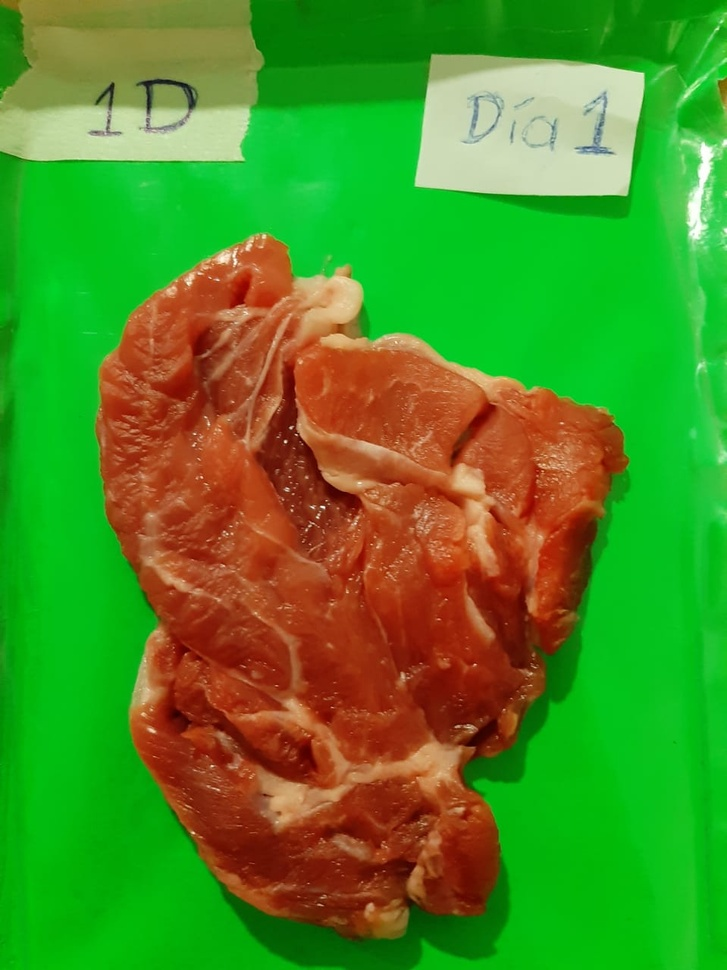
#> input picture segmentacion_carnes/Carnes_Clau/diezmillo1_dia1.jpeg, 727 x 970 px, shrunk from 959 x 1280 before the run, found by its file name
$ jupyter execute --allow-errors 'Primera_segmentación.ipynb'
#> lines starting #> are read from the running program, lines starting #| are printed output that depends on the picture; after the words box and inside, x2 and y2 are one past the last pixel; in counts of white or black regions, pixels touching at a corner belong together
[cell 1]
from google.colab import drive
drive.mount('/content/drive')

[cell 2]
#########################################Importar librerías###############################################################
import matplotlib.pyplot as plt
import matplotlib.image as mpimg
from mpl_toolkits.mplot3d import Axes3D
import numpy as np
import cv2

[cell 3]
############################################Funciones útiles#################################################################
#Componente más largo
def get_largest_component( msk ) :
    n_components , labels , stats , _ = cv2.connectedComponentsWithStats( msk.astype( np.uint8 ) , connectivity = 4 )
    max_area = 0
    for i in range( 1 , n_components ) :
        area = stats[ i , cv2.CC_STAT_AREA ]
        if area > max_area:
            max_area = area
            msk = labels == i
    return msk
##############################################################################################################################
#obtener imagén
def get_img( img_name ) :
    img = cv2.imread( img_name )
    img = cv2.cvtColor( img , cv2.COLOR_BGR2RGB,img )

    return img
##############################################################################################################################
def get_reds( img ) :
    hsv = cv2.cvtColor( img , cv2.COLOR_RGB2HSV )
    msk = np.bitwise_or( hsv[ :  , :  , 0 ] < 20 , hsv[ :  , :  , 0 ] > 160 )
    return msk
##############################################################################################################################

# [4 lines left out: function get_reds2, not called in this run]
##############################################################################################################################

def blackout( img , msk ) :
    hsv = cv2.cvtColor( img , cv2.COLOR_RGB2HSV )
    h , s , v = cv2.split( hsv )
    v[ msk ] = 0
    hsv = cv2.merge(( h , s , v ) )
    img = cv2.cvtColor( hsv , cv2.COLOR_HSV2RGB )
    return img
###############################################################################################################################
def transform(frame):
    #Obtener el tamaño de la imagen
    nrows, ncols, nch = frame.shape

    #Convertir imagen RGB a HSV
    #bgr = cv2.cvtColor(frame, cv2.COLOR_BGR2RGB)

    #Establecer los rangos donde encontramos los colores azules

    #momenos
    #upper = np.array([127, 100, 200])
    #lower = np.array([0, 0, 100])

    #solo verde
    #upper = np.array([255, 255, 70])
    #lower = np.array([0, 0, 0])

    upper = np.array([255, 255, 255])
    lower = np.array([0, 0, 100])

    #Encontrar los pixeles de la imagen azules

    mask = cv2.inRange(frame, lower, upper)
    #frame2 = cv2.dilate(frame,None, iterations=3)
    #Obtener y mostrar la imagen sólo con los píxeles azules
    frame_mask = cv2.bitwise_and(frame, frame, mask=mask)
    plt.figure()
    plt.imshow(mask,cmap='gray')
    plt.show()

    # Convertir la imagen de RGB a escala de grises
    gray = cv2.cvtColor(frame, cv2.COLOR_BGR2GRAY)
    frame_gray = np.copy(frame)
    frame_gray[:, :, 0] = gray
    frame_gray[:, :, 1] = gray
    frame_gray[:, :, 2] = gray
    # Obtener la imagen de grises solo de los pixeles que no son azules
    frame_gray = cv2.bitwise_and(frame_gray, frame_gray, mask=~mask)

    # Sumar la imagen de grises y de azules
    return frame_mask + frame_gray

img = cv2.imread('drive/My Drive/Carnes_Clau/diezmillo1/diezmillo1_dia1.jpeg')
#> img is the input picture: shape (970, 727, 3); mean B, G, R 36.6, 140.4, 76.7

#img = cv2.dilate(img,None, iterations=8)

plt.figure()
plt.imshow(cv2.cvtColor(img, cv2.COLOR_BGR2RGB))

plt.show()
img = transform(img)
#> in transform, `mask = cv2.inRange(frame, lower, upper)`:
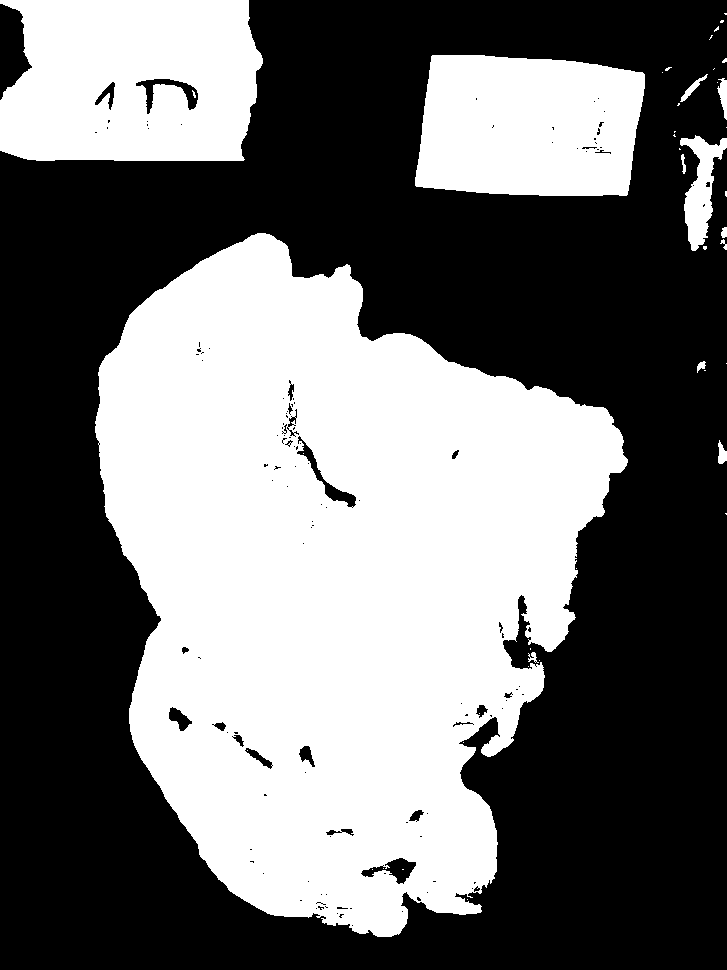
#> mask: shape (970, 727); 44.2% white; 44 white regions (32 under 20 px), largest, box (x1, y1, x2, y2) and area: (95, 233, 628, 937) 242343, (0, 0, 263, 161) 37527, (415, 55, 645, 196) 28589

#img = cv2.dilate(img,None, iterations=3)

plt.figure()
plt.imshow(cv2.cvtColor(img, cv2.COLOR_BGR2RGB))
plt.show()

cv2.waitKey(0)
cv2.destroyAllWindows()

[cell 4]
img_name = 'drive/My Drive/Carnes_Clau/diezmillo1/diezmillo1_dia1.jpeg'
img = get_img( img_name )
reds = get_reds( img )
plt.imshow( reds )
plt.show( )
meat = get_largest_component( reds )
#> in get_largest_component, `n_components , labels , stats , _ = cv2.connectedComponentsWithStats( ..`:
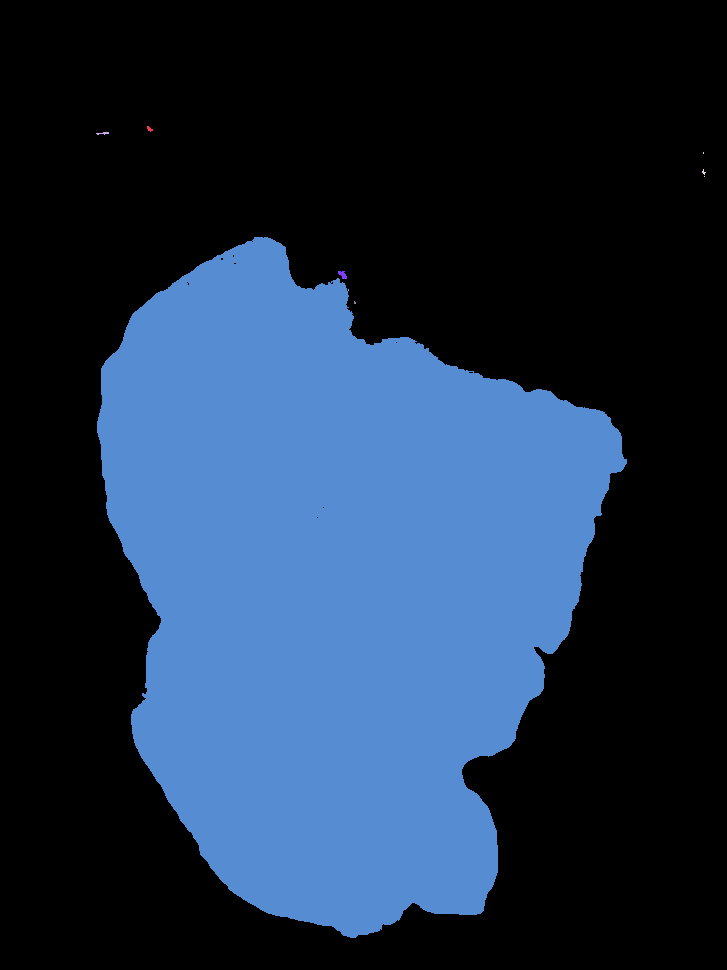
#> labels: shape (970, 727) int32; 10 distinct labels, from 0 to 9; one colour per label, 0 black
#> in get_largest_component, `n_components , labels , stats , _ = cv2.connectedComponentsWithStats( ..`: n_components = 10; stats = [[0, 0, 727, 970, 460477], [147, 126, 6, 6, 20], [96, 132, 13, 3, 22], [703, 152, 1, 2, 2], [702, 169, 4, 6, 11], [704, 176, 1, 1, 1], [97, 237, 530, 701, 244604], [338, 271, 9, 8, 46], [348, 289, 1, 2, 2], [354, 301, 2, 3, 5]]
#> the loop in get_largest_component, `for i in range( 1 , n_components ) :` made 9 passes
#> (area, max_area) on passes 1, 2, 6: (20, 20), (22, 22), (244604, 244604)
#> pass 1, in get_largest_component, `msk = labels == i`:
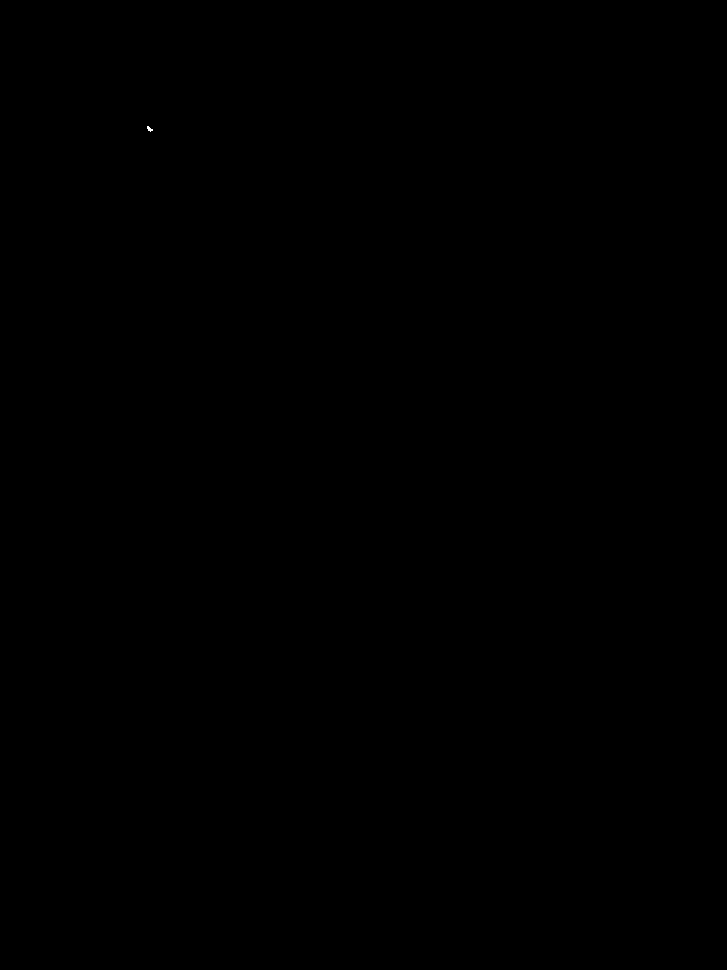
#> msk: shape (970, 727) bool; 0% white in thin lines or dots, all inside (x1, y1, x2, y2) = (147, 126, 153, 132)
#> after the loop in get_largest_component, `for i in range( 1 , n_components ) :`: max_area = 244604
img = blackout( img, ~meat )
#> in blackout, `h , s , v = cv2.split( hsv )`:
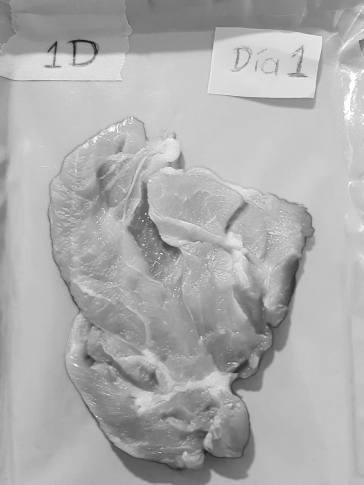
#> v: shape (970, 727) (shown at 1/2 size); min 19, max 255, mean 172.9
#> in blackout, `img = cv2.cvtColor( hsv , cv2.COLOR_HSV2RGB )`:
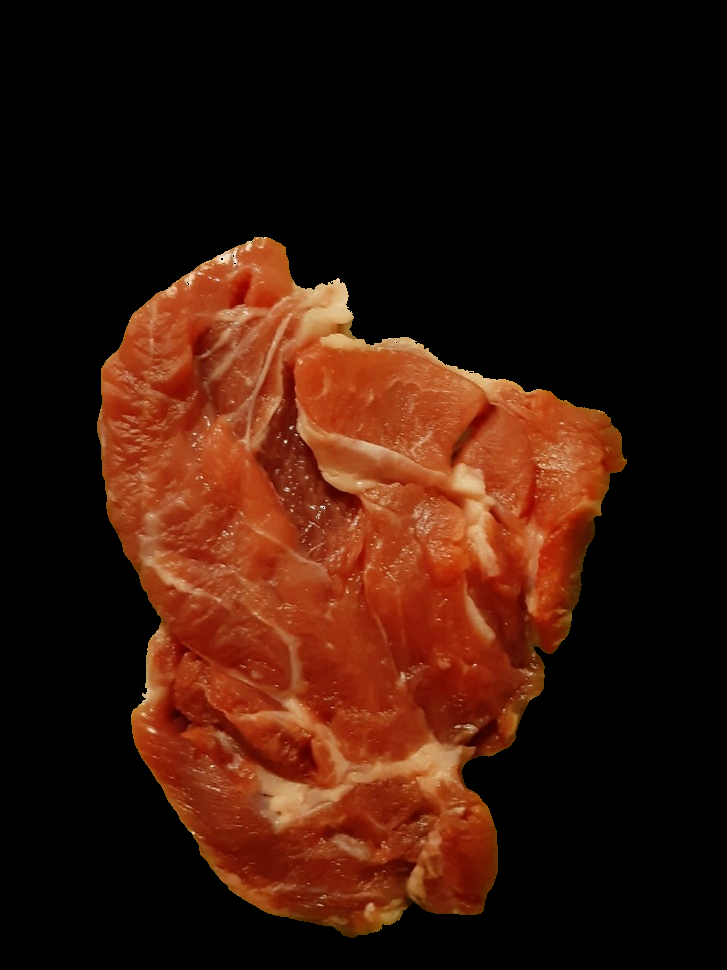
#> img: shape (970, 727, 3); mean R, G, B 55, 22.4, 10
plt.imshow( img )
#plt.xticks([])#Para mostrar los ejes
#plt.yticks([])
plt.show( )

####################################################################
#reds = get_reds2(img)
#plt.imshow(reds)
#plt.show()

nrows,ncols,nch = img.shape
Ximg = np.reshape(img,(nrows*ncols,3))
idx = np.random.permutation(len(Ximg))[:200]
#> idx = 200 values, max 697454 at index 198, min 508 at index 136, mean 370099.2
Ximg = Ximg[idx,:]
#> Ximg = 200 rows, first 8: [0, 0, 0], [0, 0, 0], [175, 58, 15], [0, 0, 0], [0, 0, 0], [0, 0, 0], [124, 57, 5], [0, 0, 0]


R = Ximg[:,0]
#> R = 200 values, max 223 at index 53, min 0 at index 0, mean 54.69
G = Ximg[:,1]
#> G = 200 values, max 185 at index 53, min 0 at index 0, mean 23.97
B = Ximg[:,2]
#> B = 200 values, max 129 at index 53, min 0 at index 0, mean 11.14

fig = plt.figure()
#> (the rest of this cell did not finish here and is left out)

$ run again, with segmentacion_carnes/Carnes_Clau/diezmillo1_dia3.jpeg copied over segmentacion_carnes/Carnes_Clau/diezmillo1_dia1.jpeg
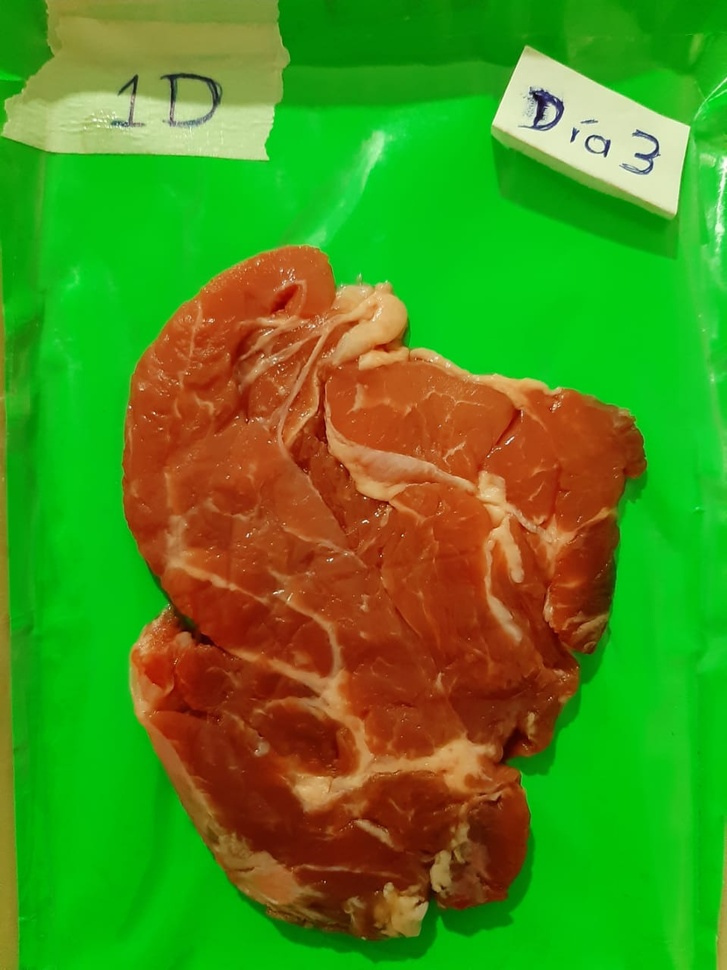
#> input picture segmentacion_carnes/Carnes_Clau/diezmillo1_dia3.jpeg, 727 x 970 px, shrunk from 959 x 1280 before the run, found by its file name
#> img is the input picture: shape (970, 727, 3); mean B, G, R 27.4, 141.1, 75.2
#> mask: shape (970, 727); 43.2% white; 58 white regions (43 under 20 px), largest, box (x1, y1, x2, y2) and area: (122, 244, 645, 936) 240869, (0, 0, 290, 160) 37430, (492, 46, 691, 218) 17010
#> in get_largest_component, `n_components , labels , stats , _ = cv2.connectedComponentsWithStats( ..`:
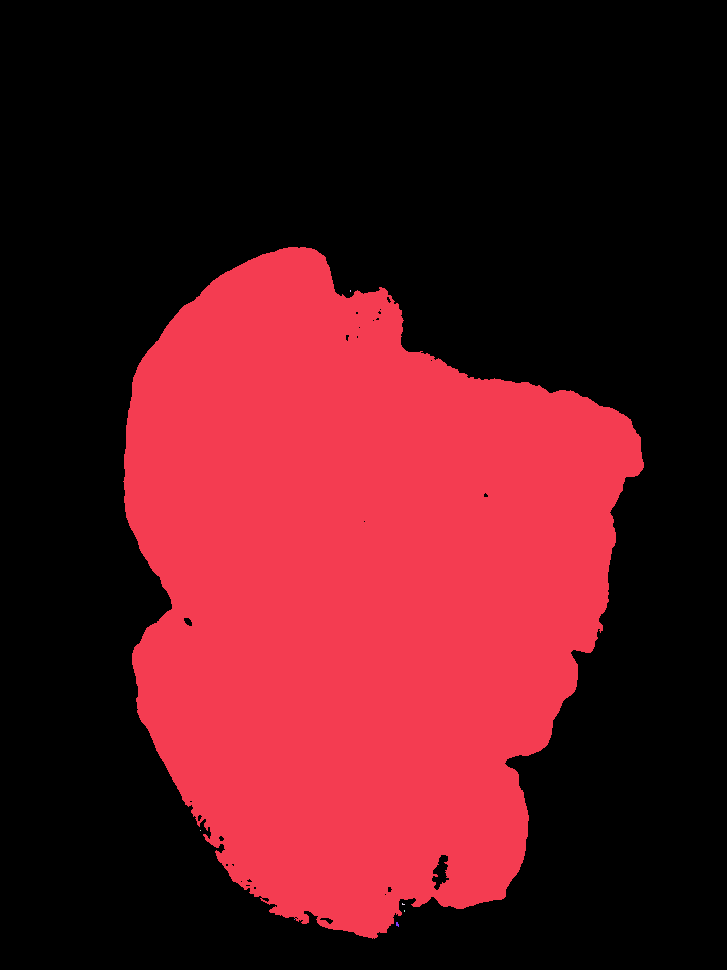
#> labels: shape (970, 727) int32; 8 distinct labels, from 0 to 7; one colour per label, 0 black
#> n_components = 8; stats = [[0, 0, 727, 970, 457034], [123, 247, 521, 692, 248135], [350, 290, 1, 2, 2], [200, 830, 1, 1, 1], [402, 903, 3, 2, 4], [404, 910, 1, 2, 2], [294, 919, 1, 1, 1], [396, 922, 3, 5, 11]]
#> the loop in get_largest_component, `for i in range( 1 , n_components ) :` made 7 passes
#> (area, max_area) on pass 1: (248135, 248135)
#> after the loop in get_largest_component, `for i in range( 1 , n_components ) :`: max_area = 248135
#> in blackout, `img = cv2.cvtColor( hsv , cv2.COLOR_HSV2RGB )`:
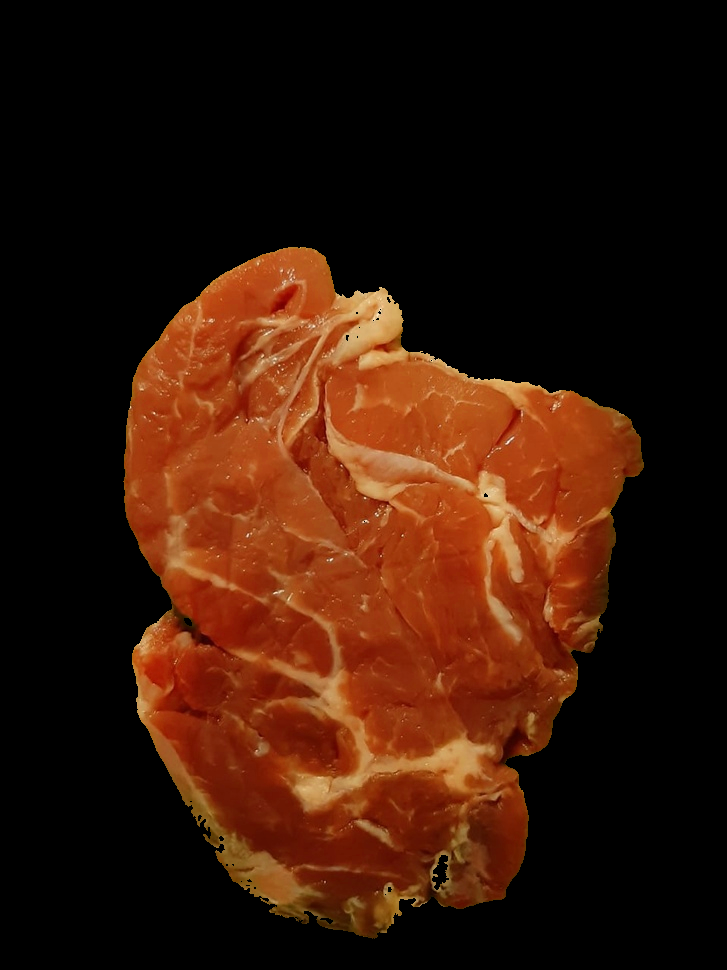
#> img: shape (970, 727, 3); mean R, G, B 54.2, 23.1, 8.1
#> idx = 200 values, max 697454 at index 198, min 508 at index 136, mean 370099.2
#> Ximg = 200 rows, first 8: [0, 0, 0], [0, 0, 0], [161, 58, 13], [0, 0, 0], [0, 0, 0], [0, 0, 0], [115, 35, 7], [0, 0, 0]
#> R = 200 values, max 222 at index 53, min 0 at index 0, mean 52.51
#> G = 200 values, max 181 at index 53, min 0 at index 0, mean 21.53
#> B = 200 values, max 120 at index 53, min 0 at index 0, mean 7.03
